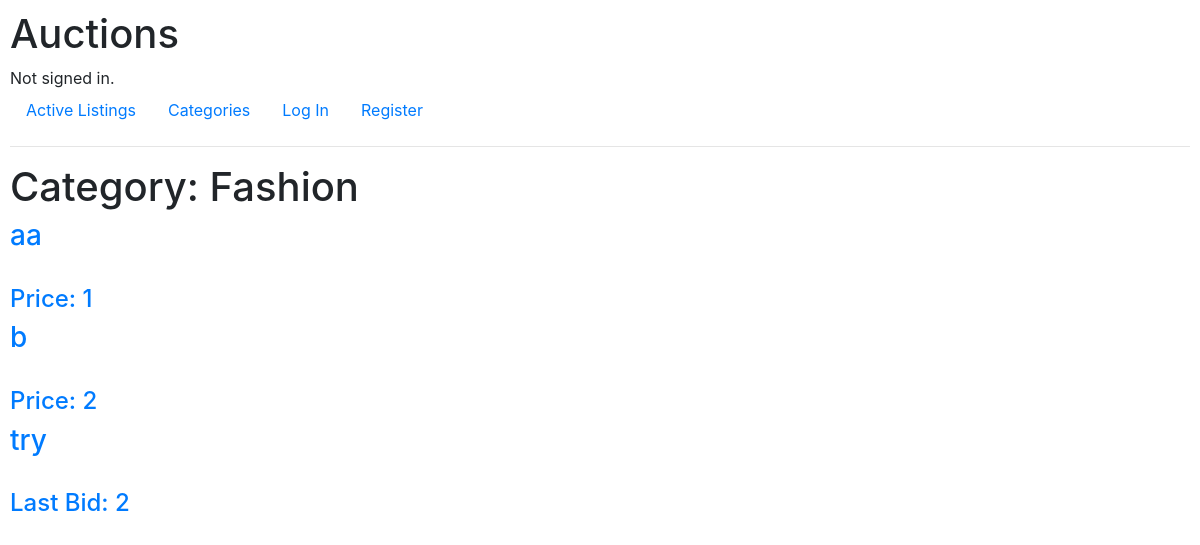
Screenshot of /Fashion with the database file from the repository.
### auctions/models.py (models this page shows)
class AuctionListings(models.Model):
    title = models.CharField(max_length=70)
    description = models.CharField(max_length=200)
    price = models.IntegerField()
    owner = models.ForeignKey(User, on_delete=models.RESTRICT, null=True, related_name="owner")
    image = models.URLField(blank=True)
    category = models.CharField(max_length=50)
    last_bid = models.IntegerField(blank=True, default=None, null=True)
    bidder = models.ForeignKey(User, on_delete=models.RESTRICT, null=True)
    status = models.BooleanField(default=True)

### auctions/views.py (the view)
# urls.py: path("<str:category>", views.category, name="category")
def category(request, category):
    listings = AuctionListings.objects.filter(category=category).all()
    return render(request, "auctions/cat_listings.html", {
        "listings": listings,
        "category": category
    })

### auctions/templates/auctions/cat_listings.html (shortened to what this page needs)
{% extends 'auctions/layout.html' %}
{% block body %}
    <h1>Category: {{ category }}</h1>
    {% for listing in listings %}
        <a href="{% url 'listing' listing.id %}">
            <dev>
                <h3>{{ listing.title }}</h3>
                {% if listing.last_bid is None %}
                    <h4>Price: {{ listing.price }}</h4>
                {% else %}
                    <h4>Last Bid: {{ listing.last_bid }}</h4>
                {% endif %}
            </dev>
        </a>
    {% endfor %}
{% endblock %}

### auctions/templates/auctions/layout.html (shortened to what this page needs)
{% load static %}
<!DOCTYPE html>
<html lang="en">
    <head>
        <link rel="stylesheet" href="https://stackpath.bootstrapcdn.com/bootstrap/4.4.1/css/bootstrap.min.css">
        <link href="{% static 'auctions/styles.css' %}" rel="stylesheet">
    </head>
    <body>
        <h1>Auctions</h1>
        <div>
            {% if user.is_authenticated %}
                Signed in as <strong>{{ user.username }}</strong>.
            {% else %}
                Not signed in.
            {% endif %}
        </div>
        <ul class="nav">
            <li class="nav-item">
                <a class="nav-link" href="{% url 'index' %}">Active Listings</a>
            </li>
            <li>
                <a class="nav-link" href="{% url 'categories' %}">Categories</a>
            </li>
            {% if user.is_authenticated %}
                <li class="nav-item">
                    <a class="nav-link" href="{% url 'create' %}">Create Listing</a>
                </li>
                <li>
                    <a class="nav-link" href="{% url 'watchlist' %}">Watchlist</a>
                </li>
                <li class="nav-item">
                    <a class="nav-link" href="{% url 'logout' %}">Log Out</a>
                </li>
            {% else %}
                <li class="nav-item">
                    <a class="nav-link" href="{% url 'login' %}">Log In</a>
                </li>
                <li class="nav-item">
                    <a class="nav-link" href="{% url 'register' %}">Register</a>
                </li>
            {% endif %}
        </ul>
        <hr>
        {% block body %}
        {% endblock %}
    </body>
</html>

### auctions/static/auctions/styles.css (style rules this page uses)
body { padding: 10px; }

### rows the page displays
AuctionListings: title "aa", price "1"
AuctionListings: title "b", price "2"
AuctionListings: title "try", last_bid "2"

### other values shown
{{ category }} "Fashion"
